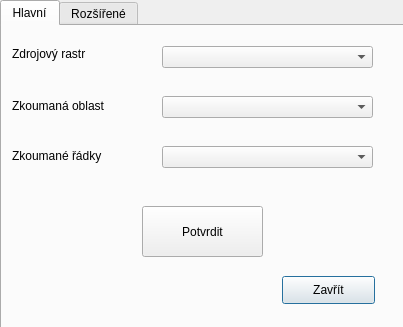
<?xml version="1.0" encoding="UTF-8"?>
<ui version="4.0">
 <class>GapDetectionDialogBase</class>
 <widget class="QDialog" name="GapDetectionDialogBase">
  <property name="geometry">
   <rect>
    <x>0</x>
    <y>0</y>
    <width>403</width>
    <height>327</height>
   </rect>
  </property>
  <property name="windowTitle">
   <string>Detekce mezerovitosti chmele</string>
  </property>
  <widget class="QTabWidget" name="tabWidget">
   <property name="geometry">
    <rect>
     <x>0</x>
     <y>0</y>
     <width>411</width>
     <height>331</height>
    </rect>
   </property>
   <property name="currentIndex">
    <number>0</number>
   </property>
   <widget class="QWidget" name="tab_1">
    <attribute name="title">
     <string>Hlavní</string>
    </attribute>
    <widget class="QLabel" name="label">
     <property name="geometry">
      <rect>
       <x>10</x>
       <y>20</y>
       <width>141</width>
       <height>16</height>
      </rect>
     </property>
     <property name="text">
      <string>Zdrojový rastr</string>
     </property>
    </widget>
    <widget class="QPushButton" name="pbZavrit">
     <property name="geometry">
      <rect>
       <x>280</x>
       <y>250</y>
       <width>93</width>
       <height>28</height>
      </rect>
     </property>
     <property name="text">
      <string>Zavřít</string>
     </property>
    </widget>
    <widget class="QComboBox" name="cbLayers">
     <property name="geometry">
      <rect>
       <x>160</x>
       <y>20</y>
       <width>211</width>
       <height>22</height>
      </rect>
     </property>
    </widget>
    <widget class="QComboBox" name="cbLayers_2">
     <property name="geometry">
      <rect>
       <x>160</x>
       <y>70</y>
       <width>211</width>
       <height>22</height>
      </rect>
     </property>
    </widget>
    <widget class="QComboBox" name="cbLayers_3">
     <property name="geometry">
      <rect>
       <x>160</x>
       <y>120</y>
       <width>211</width>
       <height>22</height>
      </rect>
     </property>
    </widget>
    <widget class="QPushButton" name="pbPotvrdit">
     <property name="geometry">
      <rect>
       <x>140</x>
       <y>180</y>
       <width>121</width>
       <height>51</height>
      </rect>
     </property>
     <property name="cursor">
      <cursorShape>PointingHandCursor</cursorShape>
     </property>
     <property name="text">
      <string>Potvrdit</string>
     </property>
    </widget>
    <widget class="QLabel" name="label_3">
     <property name="geometry">
      <rect>
       <x>10</x>
       <y>120</y>
       <width>141</width>
       <height>20</height>
      </rect>
     </property>
     <property name="text">
      <string>Zkoumané řádky</string>
     </property>
    </widget>
    <widget class="QLabel" name="label_2">
     <property name="geometry">
      <rect>
       <x>10</x>
       <y>70</y>
       <width>141</width>
       <height>20</height>
      </rect>
     </property>
     <property name="text">
      <string>Zkoumaná oblast</string>
     </property>
    </widget>
   </widget>
   <widget class="QWidget" name="tab_3">
    <attribute name="title">
     <string>Rozšířené</string>
    </attribute>
    <widget class="QCheckBox" name="checkBoxShowAllPoints">
     <property name="geometry">
      <rect>
       <x>70</x>
       <y>20</y>
       <width>221</width>
       <height>20</height>
      </rect>
     </property>
     <property name="text">
      <string>Zobrazit všechny detekované body</string>
     </property>
     <property name="checked">
      <bool>false</bool>
     </property>
     <property name="tristate">
      <bool>false</bool>
     </property>
    </widget>
    <widget class="QCheckBox" name="checkBoxShowNDVI">
     <property name="geometry">
      <rect>
       <x>70</x>
       <y>50</y>
       <width>191</width>
       <height>20</height>
      </rect>
     </property>
     <property name="text">
      <string>Zobrazit NDVI vrstvu v QGIS</string>
     </property>
    </widget>
    <widget class="QCheckBox" name="checkBoxTresh">
     <property name="geometry">
      <rect>
       <x>70</x>
       <y>110</y>
       <width>231</width>
       <height>20</height>
      </rect>
     </property>
     <property name="text">
      <string>Tresh hold - zobrazit názorné okno</string>
     </property>
    </widget>
    <widget class="QCheckBox" name="checkBoxBlured">
     <property name="geometry">
      <rect>
       <x>70</x>
       <y>80</y>
       <width>211</width>
       <height>20</height>
      </rect>
     </property>
     <property name="text">
      <string>Blured - zobrazit názorné okno</string>
     </property>
    </widget>
    <widget class="QCheckBox" name="checkBoxContures">
     <property name="geometry">
      <rect>
       <x>70</x>
       <y>140</y>
       <width>281</width>
       <height>20</height>
      </rect>
     </property>
     <property name="text">
      <string>Kontury a centroidy - zobrazit názorné okno</string>
     </property>
    </widget>
    <widget class="QSpinBox" name="spinBoxPocetNaUsek">
     <property name="geometry">
      <rect>
       <x>210</x>
       <y>180</y>
       <width>42</width>
       <height>22</height>
      </rect>
     </property>
     <property name="value">
      <number>8</number>
     </property>
    </widget>
    <widget class="QLabel" name="label_4">
     <property name="geometry">
      <rect>
       <x>80</x>
       <y>180</y>
       <width>151</width>
       <height>21</height>
      </rect>
     </property>
     <property name="text">
      <string>Počet rostlin na úsek:</string>
     </property>
    </widget>
    <widget class="QLabel" name="label_5">
     <property name="geometry">
      <rect>
       <x>80</x>
       <y>220</y>
       <width>121</width>
       <height>16</height>
      </rect>
     </property>
     <property name="text">
      <string>Délka jednoho úseku:</string>
     </property>
    </widget>
    <widget class="QDoubleSpinBox" name="spinBoxDelkaUseku">
     <property name="geometry">
      <rect>
       <x>210</x>
       <y>220</y>
       <width>62</width>
       <height>22</height>
      </rect>
     </property>
     <property name="value">
      <double>7.900000000000000</double>
     </property>
    </widget>
   </widget>
  </widget>
 </widget>
 <resources/>
 <connections/>
</ui>
